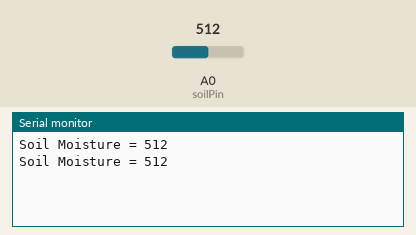
This sketch was run on a simulated Arduino Uno, built with avr-gcc and run on an emulated ATmega328P. Parts: the last lines printed to the serial monitor. Inputs (shaded band) come from the test bench; at power-on: A0 (soilPin) = 512.

Above: at 1.8 s.
1.9 s: A0 (soilPin) set to 716
At 2.4 s:
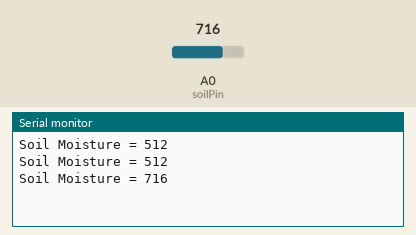
3.4 s: A0 (soilPin) set to 900
At 4.7 s:
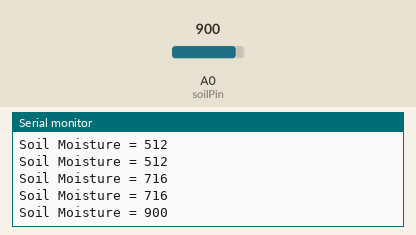
Timing chart, 0 to 6.4 s (numbered marks = the images above; inputs shaded):
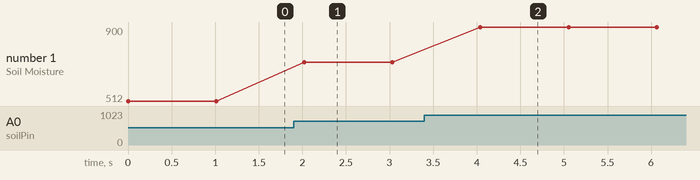

The sketch:

_______202021017____.ino
```cpp
// C++ code
//


int val = 0;
int soilPin = A0;
int soilPower = 7;


void setup()
{
  Serial.begin(9600);

  pinMode(soilPower, OUTPUT);
  digitalWrite(soilPower, LOW);
}

void loop()
{
Serial.print("Soil Moisture = ");

Serial.println(readSoil());


delay(1000);
}
int readSoil()
{

    digitalWrite(soilPower, HIGH);
    delay(10);
    val = analogRead(soilPin);
    digitalWrite(soilPower, LOW);
    return val;
}
```

Measured:
- after the input at 1.9 s, the serial monitor: prints a new line after 0.12 s (image 1)
- after the input at 3.4 s, the serial monitor: prints a new line after 0.64 s (image 2)
- plotted number 1: 512 → 716 after the input at 1.9 s, 716 → 900 after the input at 3.4 s
